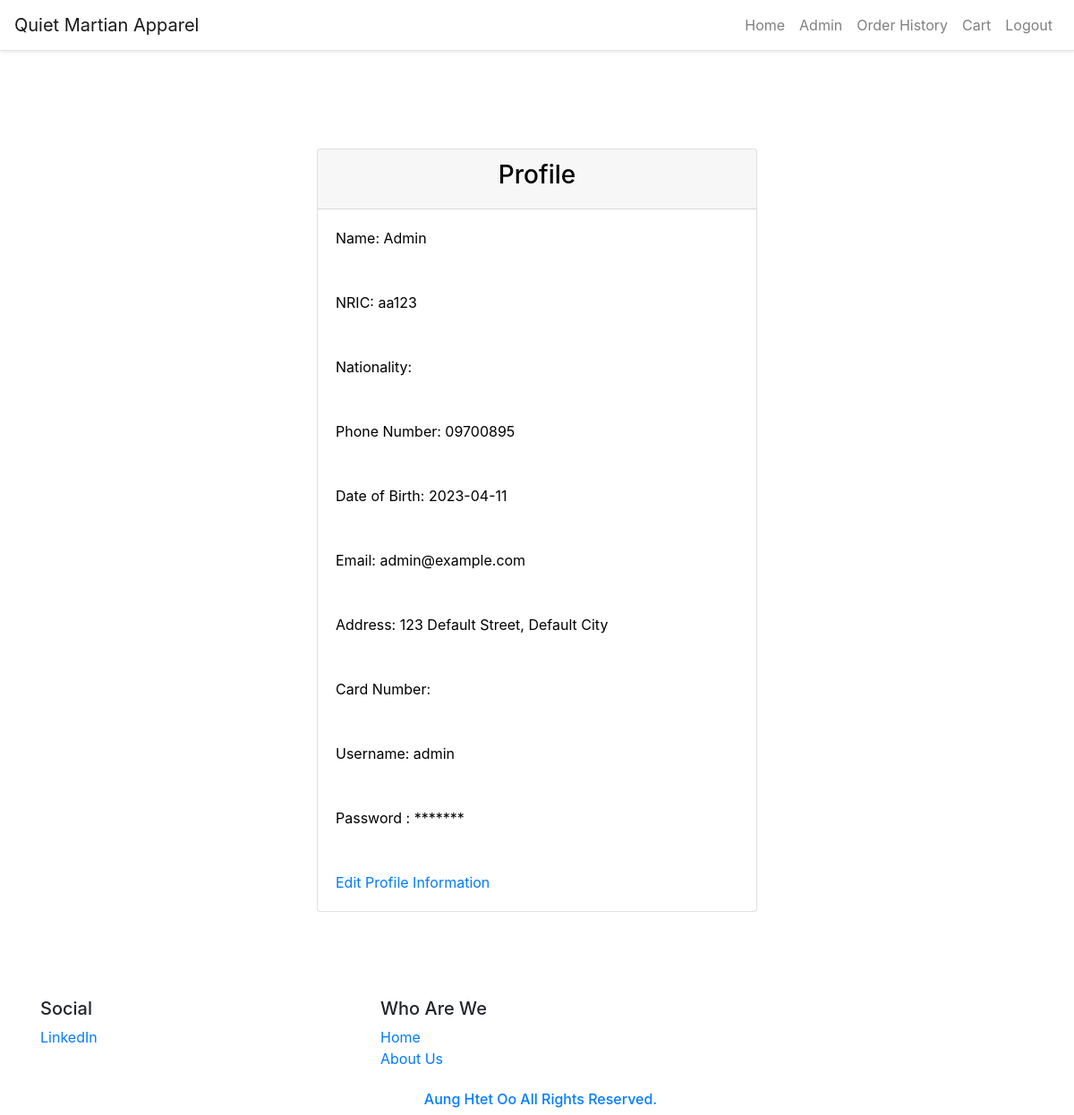
/profile (signed in), run on an earlier commit of the app's database.
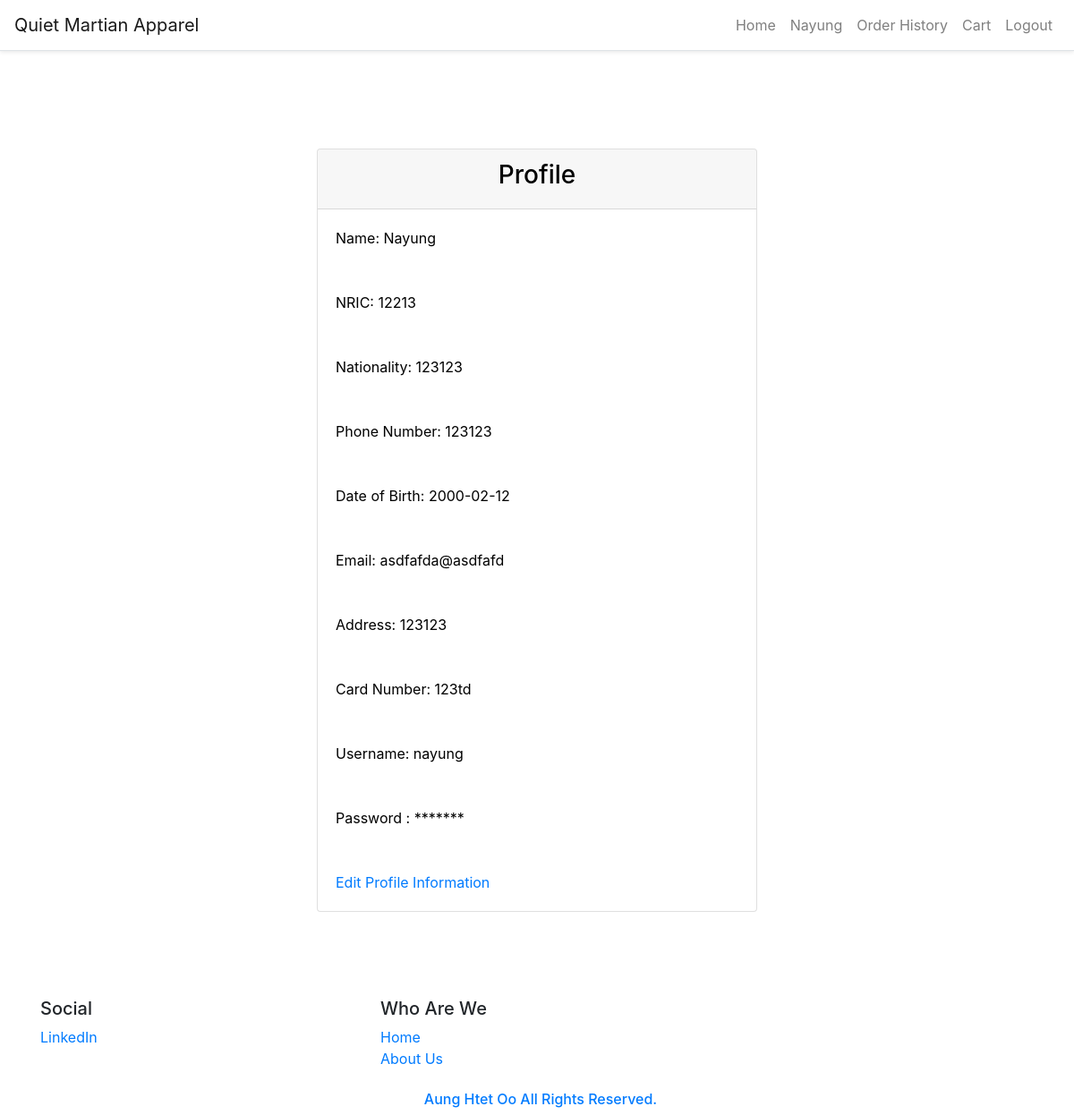
And on a later commit of the database.
### website/models.py (models this page shows, shortened)
class Staff(db.Model, UserMixin):
    id = db.Column(db.Integer, primary_key=True)
    name = db.Column(db.String(150))
    nric = db.Column(db.String(150))
    phone_number = db.Column(db.String(20))
    dob = db.Column(db.Date)
    email = db.Column(db.String(150), unique=True)
    address = db.Column(db.String(255))
    status = db.Column(db.String(150))
    type = db.Column(db.String(150))
    username = db.Column(db.String(150), unique=True)
    password = db.Column(db.String(150))
    created_date = db.Column(db.DateTime, default=func.now())
    created_by = db.Column(db.Integer)
    updated_date = db.Column(db.DateTime, default=func.now())
    updated_by = db.Column(db.Integer)
    about_us = db.relationship('AboutUs')

class Customer(db.Model, UserMixin):
    id = db.Column(db.Integer, primary_key=True)
    name = db.Column(db.String(150))
    nric = db.Column(db.String(150))
    nationality = db.Column(db.String(150))
    phone_number = db.Column(db.String(150))
    dob = db.Column(db.DateTime)
    email = db.Column(db.String(150), unique=True)
    address = db.Column(db.String(255))
    card_no = db.Column(db.String(150))
    username = db.Column(db.String(150), unique=True)
    password = db.Column(db.String(150))
    created_date = db.Column(db.DateTime, default=func.now())
    payments = db.relationship('Payment')
    orders = db.relationship('Order')

### website/auth.py (the view)
@auth.route('/profile', methods=['GET', 'POST'])
@login_required
def profile():
    if request.method == 'POST':
        customer = Customer.query.filter_by(id=current_user.id).first
    else:
        user = current_user
    dob = user.dob.strftime('%Y-%m-%d')
    return render_template("customer/profile.html", user=user, dob=dob)

### website/templates/customer/profile.html (shortened to what this page needs)
<!DOCTYPE html>
{% extends "customer/layout.html" %}
{% block navbar %}
    {% include 'customer/base.html' %}
{% endblock %}
{% block main %}
<html>
<head>
<link rel="stylesheet" href="static/style.css">
</head>
<body style="background-color: #222f3e; color: whitesmoke">
<div class="container" style="color: black">
    <div class="row">
        <div class="col-md-6 mx-auto">
            <div class="card my-5">
                <div class="card-header">
                    <h3 class="text-center">Profile</h3>
                </div>
                <div class="card-body">
                    <form method="POST">
                        <div class="form-group">
                            <label>Name:</label>
							<label for="name">{{ user.name }}</label><br><br>
                        </div>
                        <div class="form-group">
                            <label>NRIC:</label>
							<label for="nrc">{{ user.nric }}</label><br><br>
                        </div>
                        <div class="form-group">
                            <label>Nationality:</label>
							<label for="nationality">{{ user.nationality }}</label><br><br>
                        </div>
                        <div class="form-group">
                            <label>Phone Number:</label>
							<label for="phone">{{ user.phone_number }}</label><br><br>
                        </div>
                        <div class="form-group">
                            <label>Date of Birth:</label>
							<label for="dob">{{ dob }}</label><br><br>
                        </div>
                        <div class="form-group">
                            <label>Email:</label>
							<label for="email">{{ user.email }}</label><br><br>
                        </div>
                        <div class="form-group">
                            <label>Address:</label>
							<label for="add">{{ user.address }}</label><br><br>
                        </div>
                        <div class="form-group">
                            <label>Card Number:</label>
							<label for="card">{{ user.card_no }}</label><br><br>
                        </div>
                        <div class="form-group">
                            <label>Username:</label>
							<label for="usn">{{ user.username }}</label><br><br>
                        </div>
                        <div class="form-group">
                            <label>Password :</label>
							<label for="pwd">*******</label><br><br>
                        </div>
                        <a href="{{ url_for('auth.edit_profile', customer_id=user.id) }}">Edit Profile Information</a>
					</form>
				</div>
			</div>
		</div>
	</div>
</div>
</body>
</html>
{% endblock %}
{% block footer %}
{% include 'customer/footer.html' %}
{% endblock %}

### website/templates/customer/layout.html (shortened to what this page needs)
<!DOCTYPE html>
<html lang="en">
    <head>
        <link rel="stylesheet" href="https://maxcdn.bootstrapcdn.com/bootstrap/4.1.3/css/bootstrap.min.css">
        <link rel="stylesheet" href="{{ url_for('static', filename='css/style.css') }}">
    </head>
    <body style="padding-top: 70px;">
        {% block navbar %}{% endblock %}
        <main class="container p-5">
            {% block main %}{% endblock %}
        </main>
    </body>
    {% block footer %}
    {% endblock %}
</html>

### website/templates/customer/base.html (shortened to what this page needs)
<nav class="navbar navbar-expand-lg navbar-light bg-white border-bottom shadow-sm fixed-top">
    <a class="navbar-brand" href="/">Quiet Martian Apparel</a>
    <div class="collapse navbar-collapse" id="navbarResponsive">
        <ul class="navbar-nav ml-auto">
            <li class="nav-item"><a href="/" class="nav-link"> Home</a></li>
            {% if user.is_authenticated %}
            <li class="nav-item"><a href="/profile" class="nav-link">{{current_user.name}}</a></li>
            <li class="nav-item">
              <a href="/order-history" class="nav-link" style="white-space: nowrap;">Order History</a>
            </li>
            <li class="nav-item"><a href="/cart" class="nav-link">Cart</a></li>
            <li class="nav-item"><a href="/logout" class="nav-link">Logout</a></li>
            {% else %}
            <li class="nav-item"><a href="/signup" class="nav-link">Register</a></li>
            <li class="nav-item"><a href="/login" class="btn btn-outline-info">Login</a></li>
            {% endif %}
        </ul>
    </div>
</nav>

### website/templates/customer/footer.html (shortened to what this page needs)
<section id="footer">
    <div class="container">
        <div class="row text-center text-xs-center text-sm-left text-md-left">
            <div class="col-xs-12 col-sm-4 col-md-4">
                <h5>Social</h5>
                <ul class="list-unstyled quick-links">
                    <li><a href="https://www.linkedin.com/in/aung-htet-oo-356194267/">LinkedIn</a></li>
                </ul>
            </div>
            <div class="col-xs-12 col-sm-4 col-md-4">
                <h5>Who Are We</h5>
                <ul class="list-unstyled quick-links">
                    <li><a href="/">Home</a></li>
                    <li><a href="/about-us">About Us</a></li>
                </ul>
            </div>
        </div>
        <div class="row">
            <div class="col-xs-12 col-sm-12 col-md-12 mt-2 mt-sm-2 text-center text-white">
                <p class="h6"><a class="text-green ml-2" href="#" target="">Aung Htet Oo  All
                    Rights Reserved.</a></p>
            </div>
        </div>
    </div>
</section>

### website/static/style.css (style rules this page uses)
html { scroll-behavior: smooth; }

What changed in the data, as far as the page shows it:
no longer on this page (row unchanged): Staff: name "Admin", nric "aa123", phone_number "09700895", email "admin@example.com", address "123 Default Street, Default City", username "admin"
added Customer: name "Nayung", nric "12213", nationality "123123", phone_number "123123", email "asdfafda@asdfafd", address "123123", card_no "123td", username "nayung"
Also different on the page:
{{ dob }}: "2023-04-11" → "2000-02-12"
